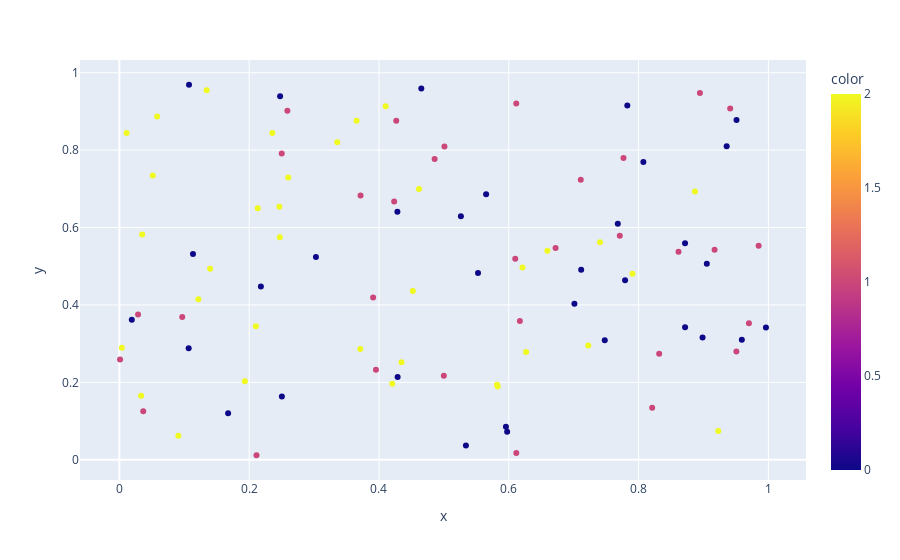

Write notebook code for a chart like this one.
### Code cell
## Color markers
px.scatter(x=x, y=y, color=cat) # continous scale
